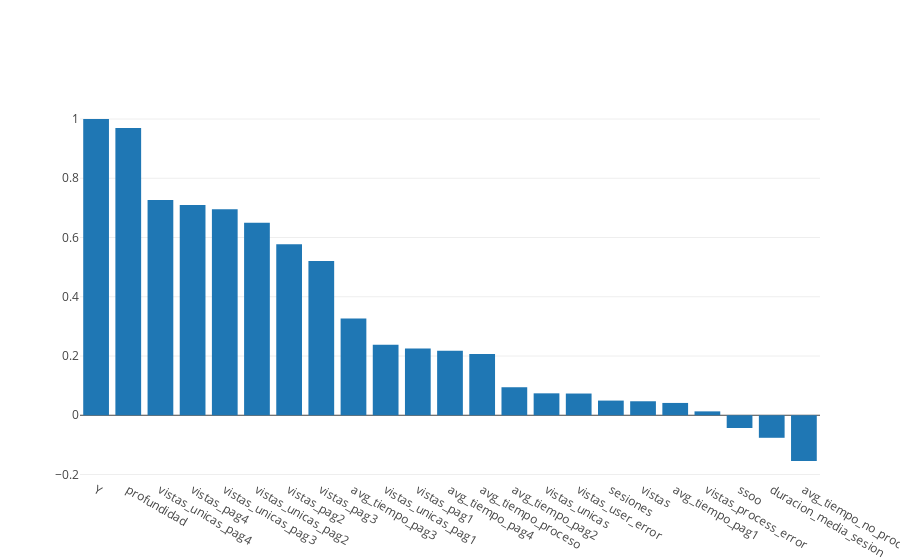

The notebook cell saved with this chart:
### Code cell
# Correlación con nuestra etiqueta
corr_Y = (df[df.columns[1:]]).corr()['Y']
corr_Y = corr_Y.sort_values(ascending=False)
axes = corr_Y.axes[0].get_values().tolist()
data = [go.Bar( x=axes, y=corr_Y)]

py.iplot(data, filename='basic-bar')

### Figure 1 — Plotly figure (JSON) as saved in the notebook; plotly's stock layout.template omitted (floating-point values rounded to 4 significant figures)
{"data": [{"type": "bar", "x": ["Y", "profundidad", "vistas_unicas_pag4", "vistas_pag4", "vistas_unicas_pag3", "vistas_unicas_pag2", "vistas_pag2", "vistas_pag3", "avg_tiempo_pag3", "vistas_unicas_pag1", "vistas_pag1", "avg_tiempo_pag4", "avg_tiempo_proceso", "avg_tiempo_pag2", "vistas_unicas", "vistas_user_error", "sesiones", "vistas", "avg_tiempo_pag1", "vistas_process_error", "ssoo", "duracion_media_sesion", "avg_tiempo_no_proceso"], "y": [1, 0.97, 0.7264, 0.71, 0.6952, 0.6495, 0.5776, 0.5204, 0.3266, 0.2383, 0.2252, 0.2178, 0.2071, 0.09458, 0.07401, 0.07336, 0.04957, 0.04725, 0.04157, 0.01314, -0.04308, -0.07603, -0.1544]}], "layout": {}}
